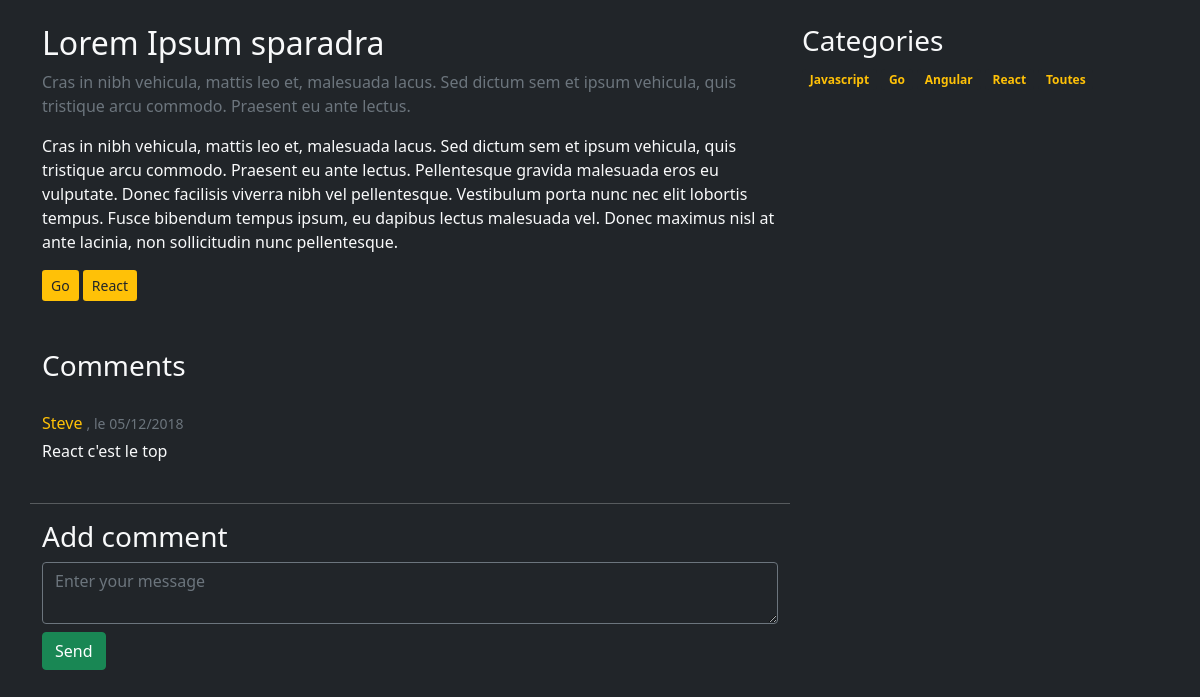
/problem/web/article.php?id=1, run on the app's committed database.
### tables this page shows
CREATE TABLE IF NOT EXISTS `article` (
  `article_id` INT UNSIGNED NOT NULL,
  `user_id` INT UNSIGNED NOT NULL,
  `title` VARCHAR(255) NOT NULL,
  `teaser` VARCHAR(255) NOT NULL,
  `content` TEXT NOT NULL,
  `status` TINYINT NOT NULL DEFAULT 1,
  `created_at` DATETIME NOT NULL,
  `updated_at` DATETIME NOT NULL,
  PRIMARY KEY (`article_id`),
  INDEX `fk_article_user_idx` (`user_id` ASC),
  CONSTRAINT `fk_article_user`
    FOREIGN KEY (`user_id`)
    REFERENCES `user` (`user_id`)
    ON DELETE NO ACTION
    ON UPDATE NO ACTION);

CREATE TABLE IF NOT EXISTS `category` (
  `category_id` SMALLINT UNSIGNED NOT NULL AUTO_INCREMENT,
  `name` VARCHAR(100) NOT NULL,
  PRIMARY KEY (`category_id`),
  UNIQUE INDEX `name_UNIQUE` (`name` ASC));

CREATE TABLE IF NOT EXISTS `comment` (
  `comment_id` MEDIUMINT UNSIGNED NOT NULL AUTO_INCREMENT,
  `article_id` INT UNSIGNED NOT NULL,
  `user_id` INT UNSIGNED NOT NULL,
  `content` TEXT NOT NULL,
  `is_activated` TINYINT NOT NULL DEFAULT 1,
  `created_at` DATETIME NOT NULL,
  `updated_at` DATETIME NOT NULL,
  PRIMARY KEY (`comment_id`),
  INDEX `fk_comment_article1_idx` (`article_id` ASC),
  INDEX `fk_comment_user1_idx` (`user_id` ASC),
  CONSTRAINT `fk_comment_article1`
    FOREIGN KEY (`article_id`)
    REFERENCES `article` (`article_id`)
    ON DELETE CASCADE
    ON UPDATE NO ACTION,
  CONSTRAINT `fk_comment_user1`
    FOREIGN KEY (`user_id`)
    REFERENCES `user` (`user_id`)
    ON DELETE NO ACTION
    ON UPDATE NO ACTION);

CREATE TABLE IF NOT EXISTS `user` (
  `user_id` INT UNSIGNED NOT NULL AUTO_INCREMENT,
  `username` VARCHAR(20) NOT NULL,
  `email` VARCHAR(120) NOT NULL,
  `password` VARCHAR(255) NOT NULL,
  `firstname` VARCHAR(80) NOT NULL,
  `lastname` VARCHAR(80) NOT NULL,
  `created_at` DATETIME NOT NULL DEFAULT CURRENT_TIMESTAMP,
  `updated_at` DATETIME NULL DEFAULT NULL ON UPDATE CURRENT_TIMESTAMP,
  PRIMARY KEY (`user_id`),
  UNIQUE INDEX `username_UNIQUE` (`username` ASC),
  UNIQUE INDEX `email_UNIQUE` (`email` ASC));

### problem/web/lib/array.php (called while the page is built)
<?php
function array_aggregate(array $data, array $config)
{
    $result = [];
    $columns = array_fill_keys($config['columns'], null);
    foreach ($data as $row) {
        $item = $row;
        $child = array_intersect_key($row, $columns);
        $child = array_diff($child, $columns);
        if (empty($child)) {
            $children[$row[$config['groupBy']]] = $child;
        } else {
            $children[$row[$config['groupBy']]][] = $child;
        }
        $item = array_diff_key($item, $child, $columns);
        $item[$config['alias']] = $children[$row[$config['groupBy']]];
        $result[$row[$config['groupBy']]] = $item;
    }
    return $result;
}

### problem/web/article.php (the view, shortened to what this page needs)
<?php
try {
    $pdo = new PDO('mysql:host=dbtest;charset=utf8;dbname=blogger', 'root', 'root');
} catch (PDOException $e) {
    echo "Une erreur c'est produite";
    http_response_code(500);
    exit(1);
}
$articleID = isset($_GET['id']) ? (int) $_GET['id'] : null;
$sql = 'SELECT a.article_id, a.title, a.teaser, a.content, a.status, c.category_id, c.name
FROM article AS a
LEFT JOIN article_has_category AS ac
    ON a.article_id = ac.article_id
LEFT JOIN category AS c
    ON ac.category_id = c.category_id
WHERE a.article_id = ' . $articleID . ' AND a.status = 1';
$configAggregate = [
    'columns' => [
        'category_id',
        'name',
    ],
    'alias' => 'categories',
    'groupBy' => 'article_id',
];
require './lib/array.php';
$data = $pdo->query($sql)->fetchAll(PDO::FETCH_ASSOC);
$article = array_aggregate($data, $configAggregate);
$sql = 'SELECT c.comment_id, c.content, c.created_at, c.updated_at, c.user_id, u.username
        FROM comment AS c
        JOIN user AS u
            ON c.user_id = u.user_id
        WHERE c.is_activated = 1 AND c.article_id = ' . $articleID;
$comments = $pdo->query($sql)->fetchAll(PDO::FETCH_ASSOC);
?>
<!DOCTYPE html>
<html lang="fr">
<head>
    <link href="https://cdn.jsdelivr.net/npm/bootstrap@5.1.3/dist/css/bootstrap.min.css" rel="stylesheet">
</head>
<body class="bg-dark text-light">
    <main class="container mt-4">
        <div class="row">
            <div class="col-md-8">
                <div class="row">
                    <?php foreach ($article as $row) : ?>
                        <article class="mb-5">
                            <h2><?= $row['title']; ?></h2>
                            <p class="text-secondary"><?= $row['teaser']; ?></p>
                            <p><?= $row['content'] ?></p>
                            <div>
                                <?php foreach ($row['categories'] as $cat) : ?>
                                    <a href="articles.php?category=<?= $cat['category_id'] ?>" class="btn btn-sm bg-warning text-dark">
                                        <span><?= $cat['name']; ?></span>
                                    </a>
                                <?php endforeach; ?>
                            </div>
                        </article>
                    <?php endforeach; ?>
                </div>
                <div class="row">
                    <h3 class="mb-4">Comments</h3>
                    <?php if (count($comments) > 0) : ?>
                        <?php foreach ($comments as $comment) : ?>
                            <div class="pt-1 pb-1">
                                <span class="text-warning"><?= ucfirst($comment['username']) ?></span>
                                <small class="text-muted">, le <?= (new Datetime($comment['created_at']))->format('d/m/Y') ?></small>
                            </div>
                            <div class="mb-3"><?= $comment['content'] ?></div>
                        <?php endforeach; ?>
                    <?php else : ?>
                        <p class="mb-4">Devenez le premier à commenter cet article !</p>
                    <?php endif; ?>
                </div>
                <div class="row mt-4">
                    <hr>
                    <h3>Add comment</h3>
                    <form method="POST">
                        <div class="form-group">
                            <textarea class="form-control bg-dark text-light border border-secondary" placeholder="Enter your message"></textarea>
                        </div>
                        <div class="form-group mt-2">
                            <button type="submit" class="btn btn-success">Send</button>
                        </div>
                    </form>
                </div>
            </div>
            <?php
            $sql = 'SELECT a.status, c.category_id, c.name
                    FROM category AS c
                    JOIN article_has_category AS ac
                        ON c.category_id = ac.category_id
                    JOIN article AS a
                        ON ac.article_id = a.article_id
                    WHERE a.status = 1';
            ?>
            <div class="col-md-4">
                <h3>Categories</h3>
                <div>
                    <?php foreach ($pdo->query($sql) as $row) : ?>
                        <a href="articles.php?category=<?= $row['category_id'] ?>"><span class="badge bg-dark text-warning"><?= $row['name']; ?></span></a>
                    <?php endforeach; ?>
                    <a href="articles.php">
                        <span class="badge bg-dark text-warning">Toutes</span>
                    </a>
                </div>
            </div>
        </div>
    </main>
</body>
</html>

### data on the page
article: category.name "React"
comment: user.username "Steve", created_at "05/12/2018", content "React c'est le top"

### other printed values
$row['title'] "Lorem Ipsum sparadra"
$row['teaser'] "Cras in nibh vehicula, mattis leo et, malesuada lacus. Sed dictum sem et ipsum vehicula, quis tristique arcu commodo. Praesent eu ante lectus."
$cat['name'] "Go"
$row['name'] "Javascript"
$row['name'] "Go"
$row['name'] "Angular"
$row['name'] "React"
